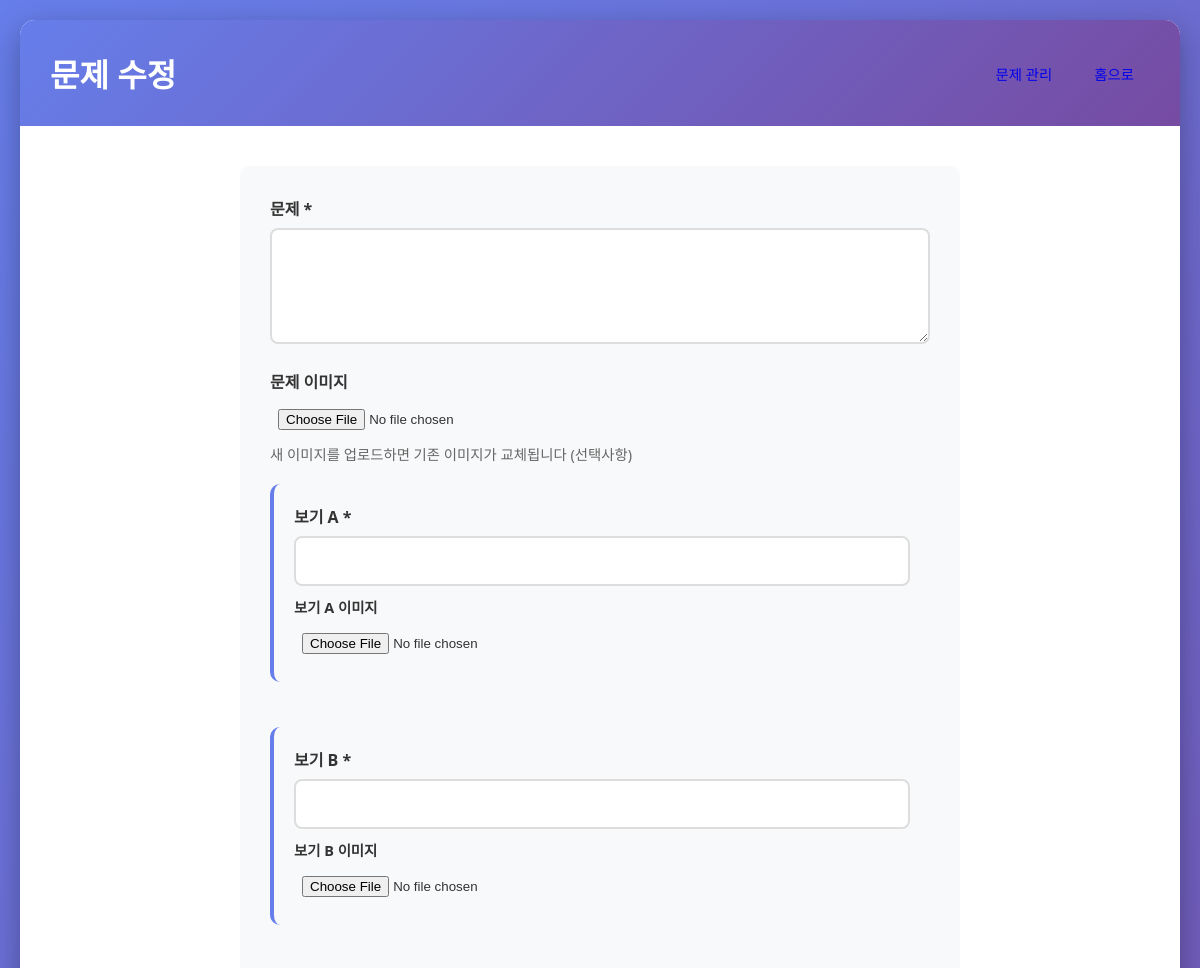
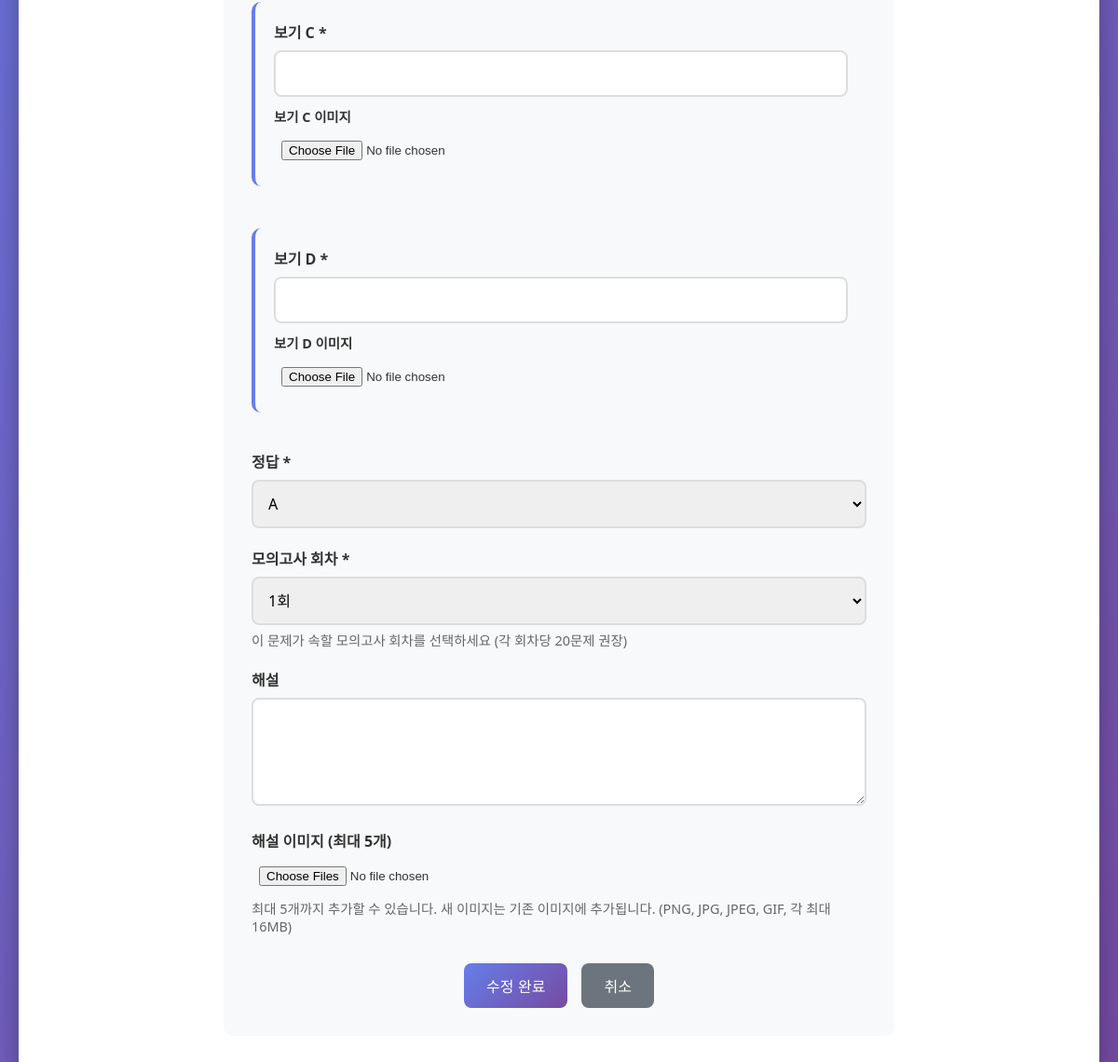
The app's page /admin/edit/8, older data (2 pictures, top to bottom).
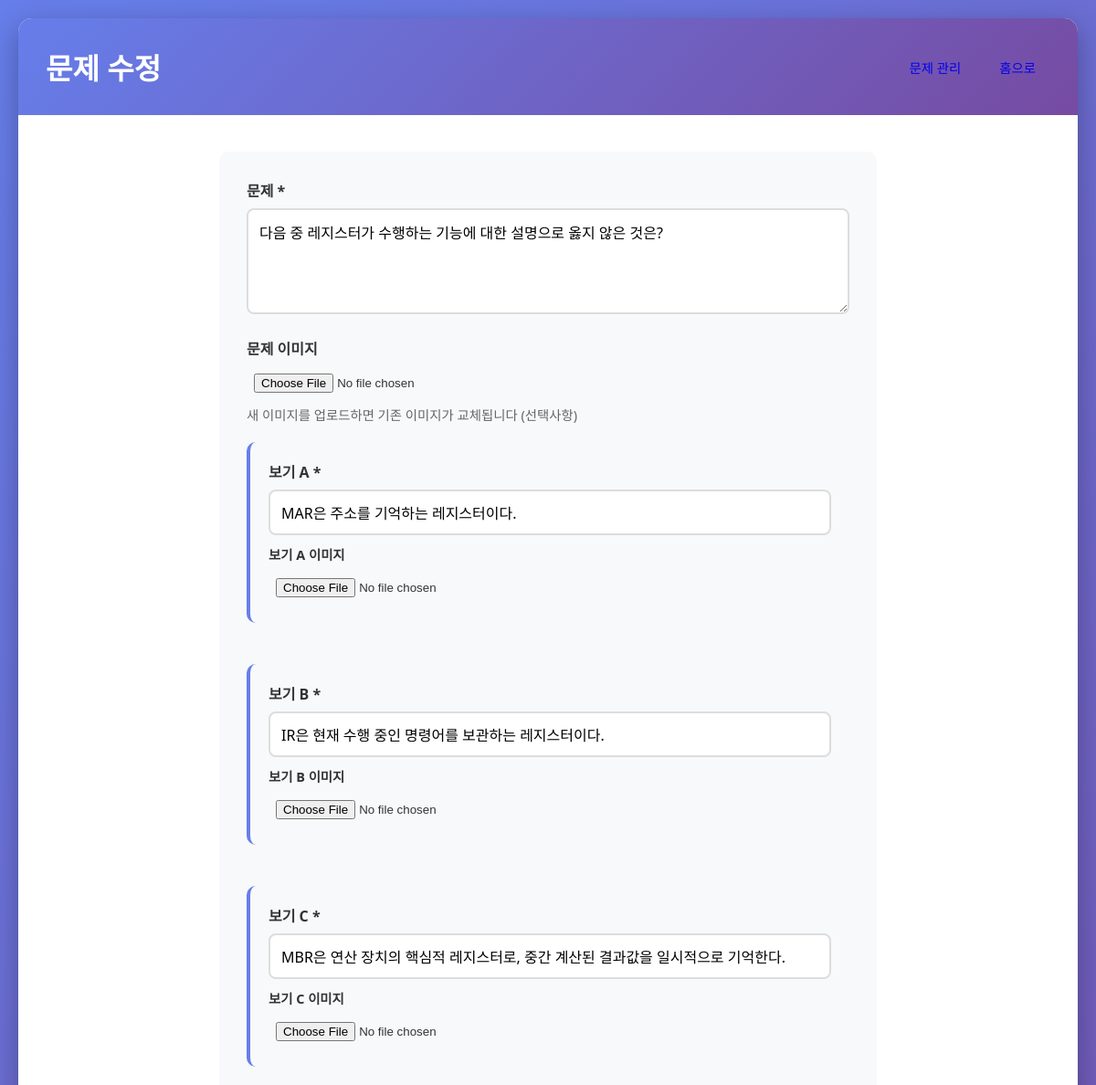
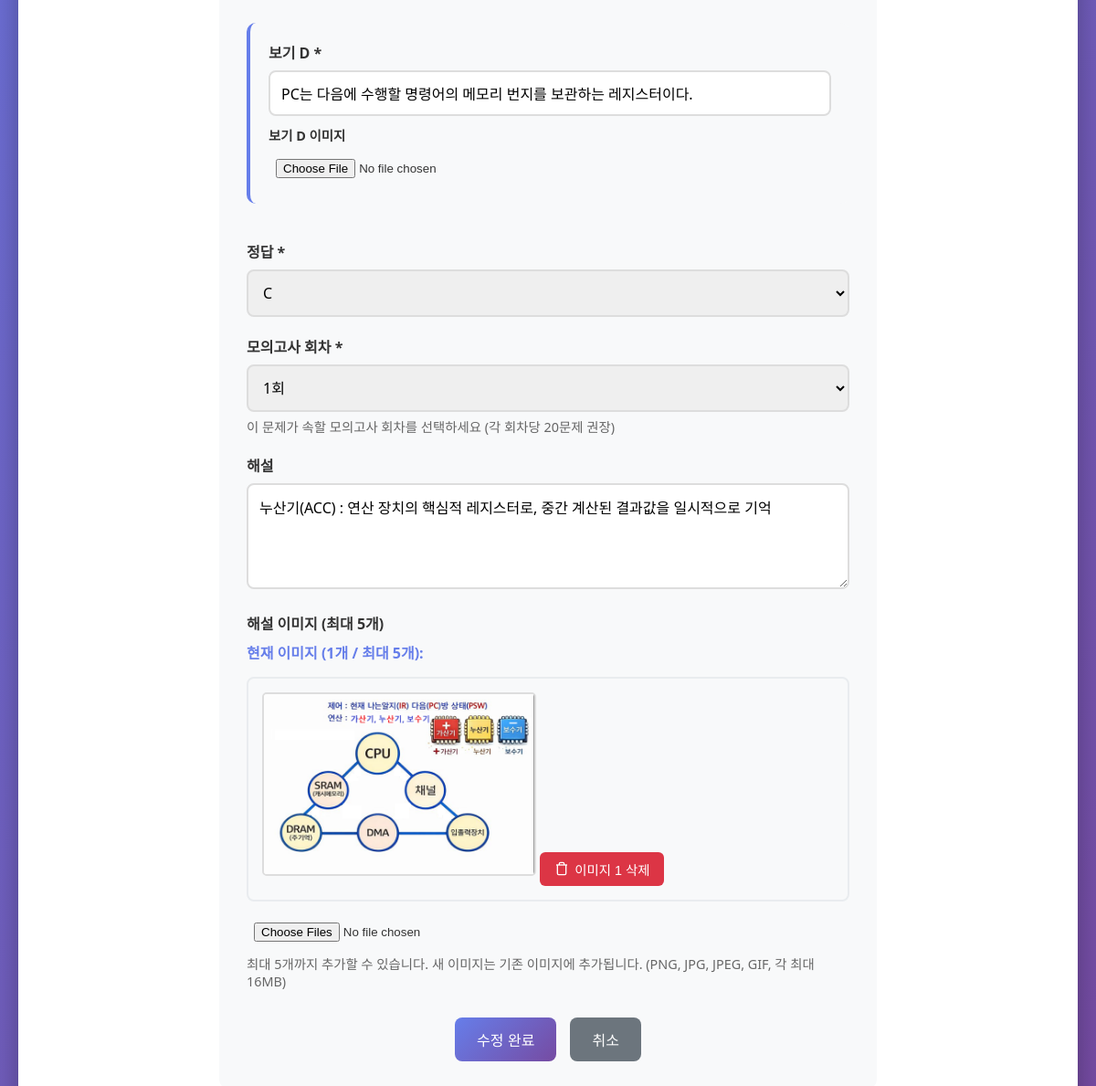
The same page, newer data (2 pictures, top to bottom).
### tables this page shows
CREATE TABLE questions (
            id INTEGER PRIMARY KEY AUTOINCREMENT,
            question_text TEXT NOT NULL,
            option_a TEXT NOT NULL,
            option_b TEXT NOT NULL,
            option_c TEXT NOT NULL,
            option_d TEXT NOT NULL,
            correct_answer TEXT NOT NULL,
            explanation TEXT,
            explanation_image TEXT
        , exam_set INTEGER DEFAULT 1, question_image TEXT, option_a_image TEXT, option_b_image TEXT, option_c_image TEXT, option_d_image TEXT, explanation_images TEXT);

### app.py (the view, shortened to what this page needs)
@app.route('/admin/edit/<int:question_id>', methods=['GET', 'POST'])
def edit_question(question_id):
    question = db.get_question_by_id(question_id)
    return render_template('edit_question.html', question=question)

### database.py (called while the page is built)
def get_question_by_id(question_id):
    conn = sqlite3.connect(DATABASE_PATH)
    conn.row_factory = sqlite3.Row
    cursor = conn.cursor()
    cursor.execute('SELECT * FROM questions WHERE id = ?', (question_id,))
    question = cursor.fetchone()
    conn.close()
    return question

### templates/edit_question.html (shortened to what the changed rows need)
<!DOCTYPE html>
<html lang="ko">
<head>
    <link rel="stylesheet" href="{{ url_for('static', filename='css/style.css') }}">
</head>
<body>
    <div class="container">
        <header>
            <h1>문제 수정</h1>
        </header>
        <main class="form-content">
            <form method="POST" enctype="multipart/form-data" class="question-form">
                <div class="form-group">
                    <label for="question_text">문제 *</label>
                    <textarea id="question_text" name="question_text" rows="4" required>{{ question.question_text }}</textarea>
                </div>
                <div class="option-section">
                    <div class="form-group">
                        <label for="option_a">보기 A *</label>
                        <input type="text" id="option_a" name="option_a" required value="{{ question.option_a }}">
                        <label for="option_a_image" class="image-label">보기 A 이미지</label>
                        <input type="file" id="option_a_image" name="option_a_image" accept="image/*">
                    </div>
                    <div class="form-group">
                        <label for="option_b">보기 B *</label>
                        <input type="text" id="option_b" name="option_b" required value="{{ question.option_b }}">
                        <label for="option_b_image" class="image-label">보기 B 이미지</label>
                        <input type="file" id="option_b_image" name="option_b_image" accept="image/*">
                    </div>
                    <div class="form-group">
                        <label for="option_c">보기 C *</label>
                        <input type="text" id="option_c" name="option_c" required value="{{ question.option_c }}">
                        <label for="option_c_image" class="image-label">보기 C 이미지</label>
                        <input type="file" id="option_c_image" name="option_c_image" accept="image/*">
                    </div>
                    <div class="form-group">
                        <label for="option_d">보기 D *</label>
                        <input type="text" id="option_d" name="option_d" required value="{{ question.option_d }}">
                        <label for="option_d_image" class="image-label">보기 D 이미지</label>
                        <input type="file" id="option_d_image" name="option_d_image" accept="image/*">
                    </div>
                </div>
                <div class="form-group">
                    <label for="correct_answer">정답 *</label>
                    <select id="correct_answer" name="correct_answer" required>
                        <option value="A" {% if question.correct_answer == 'A' %}selected{% endif %}>A</option>
                        <option value="C" {% if question.correct_answer == 'C' %}selected{% endif %}>C</option>
                    </select>
                </div>
                <div class="form-group">
                    <label for="exam_set">모의고사 회차 *</label>
                    <select id="exam_set" name="exam_set" required>
                        <option value="1" {% if question.exam_set == 1 %}selected{% endif %}>1회</option>
                    </select>
                    <small>이 문제가 속할 모의고사 회차를 선택하세요 (각 회차당 20문제 권장)</small>
                </div>
                <div class="form-group">
                    <label for="explanation">해설</label>
                    <textarea id="explanation" name="explanation" rows="4">{{ question.explanation }}</textarea>
                </div>
                <div class="form-group">
                    {% if question.explanation_images %}
                        {% set images = question.explanation_images.split('|') %}
                        <div class="current-images-grid">
                            <p>현재 이미지 (<span id="current-image-count">{{ images|length }}</span>개 / 최대 5개):</p>
                            {% for img in images %}
                                {% if img %}
                                <div class="current-image" id="explanation-image-{{ loop.index0 }}">
                                    <img src="{{ url_for('static', filename=img) }}" alt="해설 이미지 {{ loop.index }}" style="max-width: 300px;">
                                    <button type="button" class="btn-delete-image" onclick="deleteExplanationImage({{ question.id }}, {{ loop.index0 }})">
                                        <svg width="16" height="16" viewBox="0 0 24 24" fill="none" stroke="currentColor" stroke-width="2">
                                            <polyline points="3 6 5 6 21 6"></polyline>
                                            <path d="M19 6v14a2 2 0 01-2 2H7a2 2 0 01-2-2V6m3 0V4a2 2 0 012-2h4a2 2 0 012 2v2"></path>
                                        </svg>
                                        이미지 {{ loop.index }} 삭제
                                    </button>
                                </div>
                                {% endif %}
                            {% endfor %}
                        </div>
                    {% else %}
                        <script>
                            let currentImageCount = 0;
                        </script>
                    {% endif %}
                </div>
            </form>
        </main>
    </div>
</body>
</html>

Row changes from the older to the newer data that the page shows:
added questions: question_text "다음 중 레지스터가 수행하는 기능에 대한 설명으로 옳지 않은 것은?", option_a "MAR은 주소를 기억하는 레지스터이다.", option_b "IR은 현재 수행 중인 명령어를 보관하는 레지스터이다.", option_c "MBR은 연산 장치의 핵심적 레지스터로, 중간 계산된 결과값을 일시적으로 기억한다.", option_d "PC는 다음에 수행할 명령어의 메모리 번지를 보관하는 레지스터이다.", correct_answer "C", exam_set "1회", explanation "누산기(ACC) : 연산 장치의 핵심적 레지스터로, 중간 계산된 결과값을 일시적으로 기억", explanation_images (picture)
Text that changed along with them:
{{ images|length }}: (not shown) → "1"
form field correct_answer: "A" → (not shown)
form field exam_set: "1회" → (not shown)
text now shown: "현재 이미지 ( 개 / 최대 5개):"
